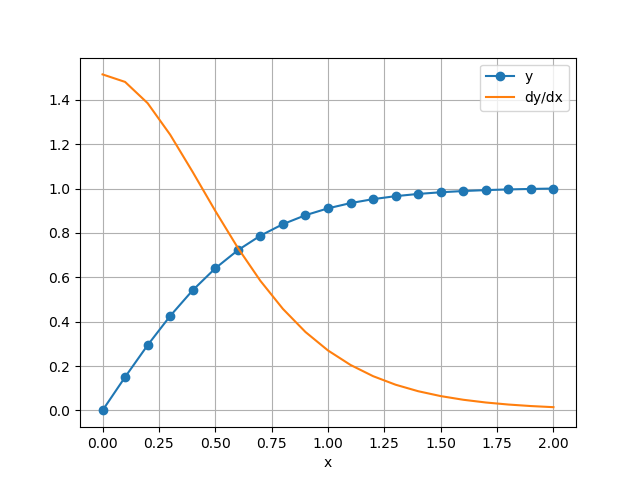

Generate this figure with Python:
#!/usr/bin/python
## y'' - 3yy' = 0

import numpy as np
import matplotlib.pyplot as plt

from run_kut4 import *
from ridder import *
from printSoln import *

def initCond(u):  # Init. values of [y,y']; use 'u' if unknown
    return np.array([0.0, u])

def r(u):         # Boundary condition residual
    X,Y = integrate(F,xStart,initCond(u),xStop,h)
    y = Y[len(Y) - 1]
    r = y[0] - 1.0
    return r

def F(x,y):       # First-order differential equations
    F = np.zeros(2)
    F[0] = y[1]
    F[1] = -3.0*y[0]*y[1]
    return F

xStart = 0.0
xStop = 2.0
u1 = 1.0
u2 = 2.0
# Start of integration
# End of integration
# 1st trial value of unknown init. cond.
# 2nd trial value of unknown init. cond.
# Step size
# Printout frequency
h = 0.1
freq = 2
u = ridder(r,u1,u2) # Compute the correct initial condition
X,Y = integrate(F,xStart,initCond(u),xStop,h)
printSoln(X,Y,freq)

plt.plot(X,Y[:,0],'o-',X,Y[:,1],'-')
plt.xlabel('x')
plt.legend(('y','dy/dx'),loc = 1)
plt.grid(True)
plt.show()
